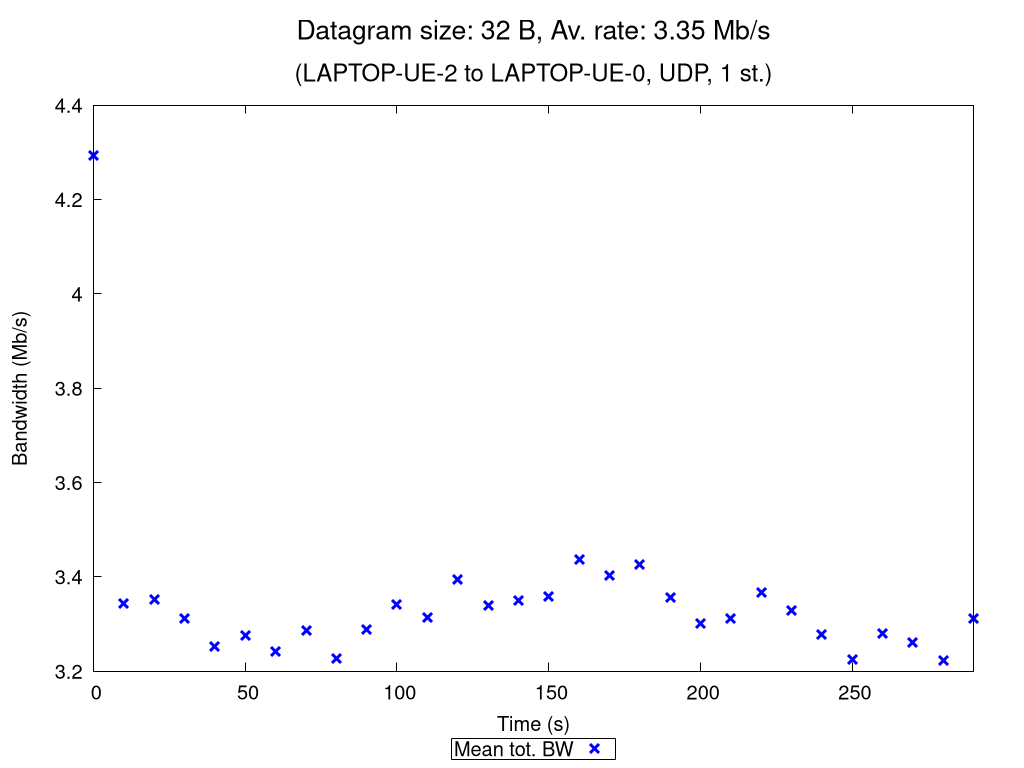

Recreate this plot in gnuplot.
set terminal pngcairo nocrop enhanced size 1024,768 font "Verdana,15"
set output "UDP_1_st_2020_10_12_08-36-02_two2one_00032B.png"

set title "{/=20 Datagram size: 32 B, Av. rate: 3.35 Mb/s}\n\n{/=18 (LAPTOP-UE-2 to LAPTOP-UE-0, UDP, 1 st.)}"

set xlabel "Time (s)"
set ylabel "Bandwidth (Mb/s)"
set ytics nomirror
set key bmargin center horizontal box samplen 1 width -1
set bmargin 4.6
set rmargin 4.5

rf = 1000000.0  # rate factor
set style fill transparent solid 0.2 noborder
set autoscale xfix
plot "UDP_1_st_2020_10_12_08-36-02_two2one_00032B_iperf_processed.dat" using 1:($2/rf-$3/rf):($2/rf+$3/rf) with filledcurves lc rgb "blue" notitle, \
     "" using 1:($2/rf) with points pt 2 ps 1.5 lw 3 lc rgb "blue" title "Mean tot. BW", \
